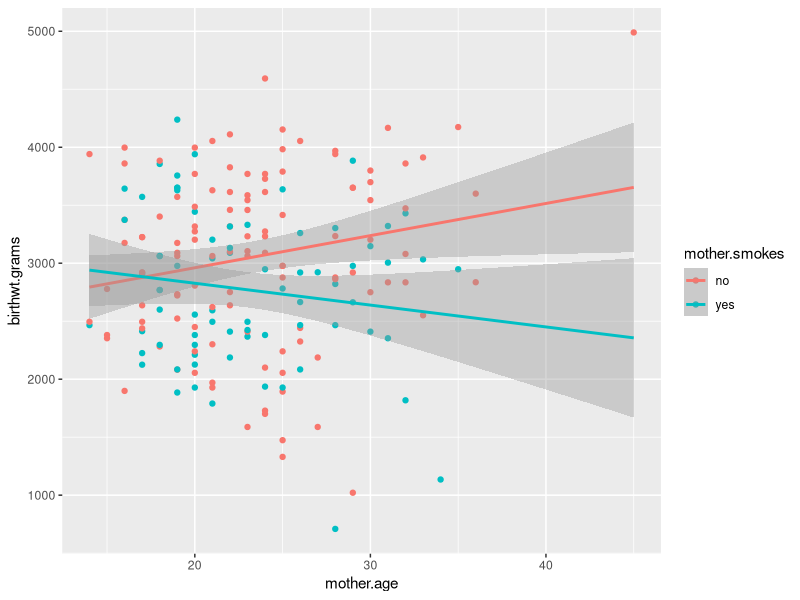

Reproduce this figure in R.
## ---- chunk 1
library(MASS)
library(plyr)
## ---- chunk 2
# Building up the familiar birthwt data...

# Rename the columns to have more descriptive names
colnames(birthwt) <- c("birthwt.below.2500", "mother.age", "mother.weight", 
    "race", "mother.smokes", "previous.prem.labor", "hypertension", "uterine.irr", 
    "physician.visits", "birthwt.grams")

# Transform variables to factors with descriptive levels
birthwt <- transform(birthwt, 
            race = as.factor(mapvalues(race, c(1, 2, 3), 
                              c("white","black", "other"))),
            mother.smokes = as.factor(mapvalues(mother.smokes, 
                              c(0,1), c("no", "yes"))),
            hypertension = as.factor(mapvalues(hypertension, 
                              c(0,1), c("no", "yes"))),
            uterine.irr = as.factor(mapvalues(uterine.irr, 
                              c(0,1), c("no", "yes")))
            )
## ---- chunk 3
# Run regression model
birthwt.lm <- lm(birthwt.grams ~ mother.age + mother.smokes, data = birthwt)

# Output coefficients table
summary(birthwt.lm)
## ---- chunk 4
coef(birthwt.lm)["mother.age"]

age.coef <- round(coef(birthwt.lm)["mother.age"], 1)
## ---- chunk 5
coef(birthwt.lm)["mother.smokesyes"]

smoke.coef <- abs(round(coef(birthwt.lm)["mother.smokesyes"], 1))
## ---- chunk 6
library(ggplot2)

# Note fullrange = TRUE is used here to extend the 'mother.smokes = yes' line beyond the maximum age (35) in this group
qplot(data = birthwt, x = mother.age, y = birthwt.grams, colour = mother.smokes) + stat_smooth(method = "lm", fullrange = TRUE)
## ---- chunk 7
predict(birthwt.lm, newdata = birthwt[20,])
birthwt[20,"birthwt.grams"]
## ---- chunk 8
predict(birthwt.lm, newdata = birthwt[20,], interval = "confidence")
## ---- chunk 9
predict(birthwt.lm, newdata = birthwt[20,], interval = "prediction")
